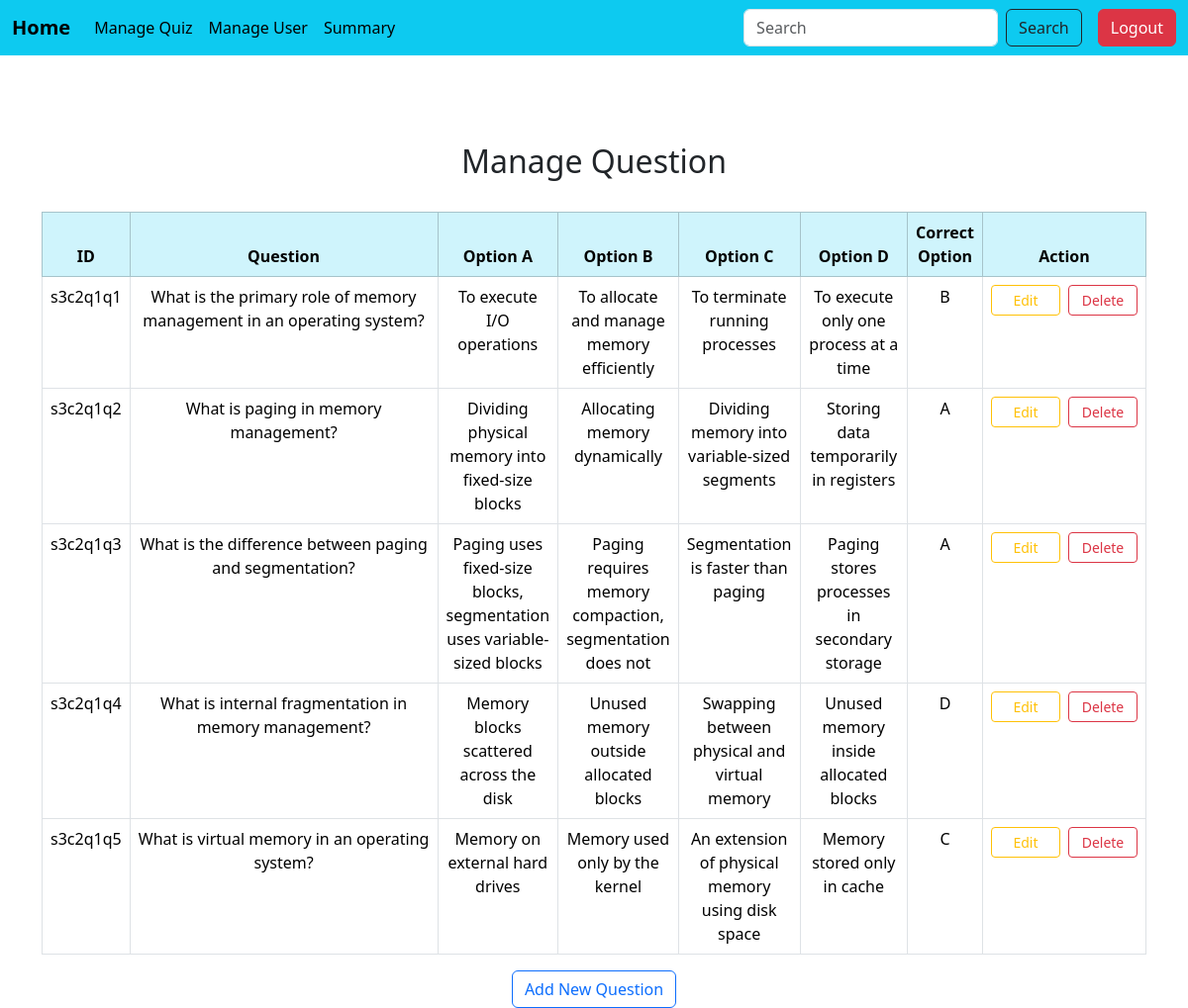
The page /manage_question/s3c2q1 on the database its author committed.
### models.py (models this page shows)
class Question(db.Model):
    __tablename__='question'
    id=db.Column(db.String(50),primary_key=True)
    quiz_id=db.Column(db.String(100),db.ForeignKey('quiz.id'),nullable=False)
    que=db.Column(db.Text,nullable=False)
    o_a=db.Column(db.String(300),nullable=False)
    o_b=db.Column(db.String(300),nullable=False)
    o_c=db.Column(db.String(300),nullable=False)
    o_d=db.Column(db.String(300),nullable=False)
    correct_o=db.Column(db.String(1),nullable=False)
    quiz=db.relationship('Quiz',backref=db.backref('questions',cascade="all,delete-orphan"))

### app.py (the view)
@app.route('/manage_question/<quiz_id>')
def manage_question(quiz_id):
    questions =Question.query.filter_by(quiz_id=quiz_id).all()
    return render_template("manage_question.html",questions=questions,quiz_id=quiz_id)

### templates/manage_question.html
{% include 'admin_sidebar.html'%}
{% block content %}
<div class="container mt-5 pt-5" >
<div class="mt-5">
  <h2 class="text-center ">Manage Question</h2>
  <br>
  <div class="table-responsive">
  <table class="table table-hover table-bordered">
      <thead class="table-info text-center">
        <tr>
            <th style="width:5%">ID</th>
            <th style="width:40%">Question</th>
            <th style="width:10%">Option A</th>
            <th style="width:10%">Option B</th>
            <th style="width:10%">Option C</th>
            <th style="width:10%">Option D</th>
            <th style="width:5%">Correct Option</th>
            <th style="width:10%">Action</th>
        </tr>
      </thead>
      <tbody class="text-center">
        {%for question in questions%}
        <tr>
          <td>{{question.id}}</td>
            <td>{{question.que}}</td>
            <td>{{question.o_a}}</td>
            <td>{{question.o_b}}</td>
            <td>{{question.o_c}}</td>
            <td>{{question.o_d}}</td>
            <td>{{question.correct_o}}</td>
            <td>
              <div class="d-flex justify-content-center align-items-center gap-2">
            <a href="{{url_for('edit_question',question_id=question.id,quiz_id=quiz_id)}}"class="btn btn-outline-warning btn-sm " style="min-width: 70px;">Edit</a>
            <form action="{{url_for('delete_question',question_id=question.id,quiz_id=quiz_id)}}" method="post" style="margin:0;">
                <button class="btn btn-outline-danger btn-sm" type="submit" style="min-width: 70px;">Delete</button>
            </form>
          </div>
            </td>
        </tr>
        {%endfor%}
      </tbody>
    </table>
  </div>
</div>
<div class="row justify-content-center">
  <div class="col-md-10 text-center">
    <a href="{{url_for('add_question',quiz_id=quiz_id)}}" class="btn btn-outline-primary">Add New Question</a>
  </div>
</div>
</div>
{% endblock %}

### rows shown on the page
Question: id "s3c2q1q1", que "What is the primary role of memory management in an operating system?", o_a "To execute I/O operations", o_b "To allocate and manage memory efficiently", o_c "To terminate running processes", o_d "To execute only one process at a time", correct_o "B"
Question: id "s3c2q1q2", que "What is paging in memory management?", o_a "Dividing physical memory into fixed-size blocks", o_b "Allocating memory dynamically", o_c "Dividing memory into variable-sized segments", o_d "Storing data temporarily in registers", correct_o "A"
Question: id "s3c2q1q3", que "What is the difference between paging and segmentation?", o_a "Paging uses fixed-size blocks, segmentation uses variable-sized blocks", o_b "Paging requires memory compaction, segmentation does not", o_c "Segmentation is faster than paging", o_d "Paging stores processes in secondary storage", correct_o "A"
Question: id "s3c2q1q4", que "What is internal fragmentation in memory management?", o_a "Memory blocks scattered across the disk", o_b "Unused memory outside allocated blocks", o_c "Swapping between physical and virtual memory", o_d "Unused memory inside allocated blocks", correct_o "D"
Question: id "s3c2q1q5", que "What is virtual memory in an operating system?", o_a "Memory on external hard drives", o_b "Memory used only by the kernel", o_c "An extension of physical memory using disk space", o_d "Memory stored only in cache", correct_o "C"
